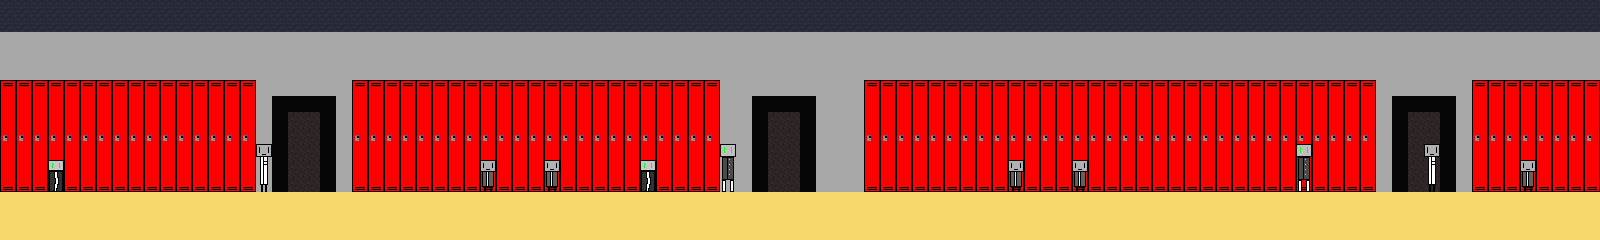

The image is a tile-based game level rendered from a .tmx file. Its description and source (layers, tilesets, objects; grid data summarised) follow:
An orthogonal 100x15 tile map with 16x16 px tiles, 2 tile layers (background, people), 5 tilesets and 28 objects.

<map version="1.2" tiledversion="1.2.4" orientation="orthogonal" renderorder="right-down" width="100" height="15" tilewidth="16" tileheight="16" infinite="0" nextlayerid="12" nextobjectid="41">
 <tileset firstgid="1" source="tilesthataregood.tsx" />
 <tileset firstgid="9" name="lockertilesthataregood" tilewidth="16" tileheight="16" tilecount="8" columns="1">
  <image source="locker_background-1.png (2).png" trans="ffffff" width="16" height="128" />
 </tileset>
 <tileset firstgid="17" source="Tiles2.tsx" />
 <tileset firstgid="193" source="lockerTiles.tsx" />
 <tileset firstgid="1193" source="people.tsx" />
 <layer id="3" name="background" width="100" height="15">
  <data>[1500 cells, 1500 non-empty, 12 distinct tile ids]</data>
 </layer>
 <layer id="4" name="people" width="100" height="15">
  <data>[1500 cells, 11 non-empty, 4 distinct tile ids]</data>
 </layer>
 <objectgroup id="10" name="bad">
  <object id="21" x="480" y="160" width="16" height="32" />
  <object id="22" x="1008" y="160" width="16" height="32" />
  <object id="23" x="1072" y="160" width="16" height="32" />
  <object id="24" x="1520" y="160" width="16" height="32" />
 </objectgroup>
 <objectgroup id="9" name="good">
  <object id="15" x="48" y="160" width="16" height="32" />
  <object id="16" x="640" y="160" width="16" height="32" />
  <object id="17" x="1296" y="144" width="16" height="48" />
  <object id="18" x="720" y="144" width="16" height="48" />
  <object id="19" x="256" y="144" width="16" height="48" />
  <object id="20" x="544" y="160" width="16" height="32" />
  <object id="25" x="1424" y="144" width="16" height="48" />
 </objectgroup>
 <objectgroup id="11" name="interactable">
  <object id="27" x="48" y="160" width="16" height="32" />
  <object id="29" x="256" y="144" width="16" height="48" />
  <object id="30" x="480" y="160" width="16" height="32" />
  <object id="31" x="544" y="160" width="16" height="32" />
  <object id="33" x="640" y="160" width="16" height="32" />
  <object id="34" x="720" y="144" width="16" height="48" />
  <object id="36" x="1008" y="160" width="16" height="32" />
  <object id="37" x="1072" y="160" width="16" height="32" />
  <object id="38" x="1296" y="144" width="16" height="48" />
  <object id="39" x="1424" y="144" width="16" height="48" />
  <object id="40" x="1520" y="160" width="16" height="32" />
 </objectgroup>
 <objectgroup id="5" name="sensors" />
 <objectgroup id="6" name="door">
  <object id="12" x="288" y="112" width="32" height="80" />
  <object id="13" x="768" y="112" width="32" height="80" />
  <object id="14" x="1408" y="112" width="32" height="80" />
 </objectgroup>
 <objectgroup id="7" name="bounds">
  <object id="3" x="0" y="0" width="1" height="191" />
  <object id="4" x="1599" y="0" width="1" height="192" />
 </objectgroup>
 <objectgroup id="2" name="collidable">
  <object id="1" x="0" y="192.238" width="1600" height="47.5248" />
 </objectgroup>
</map>